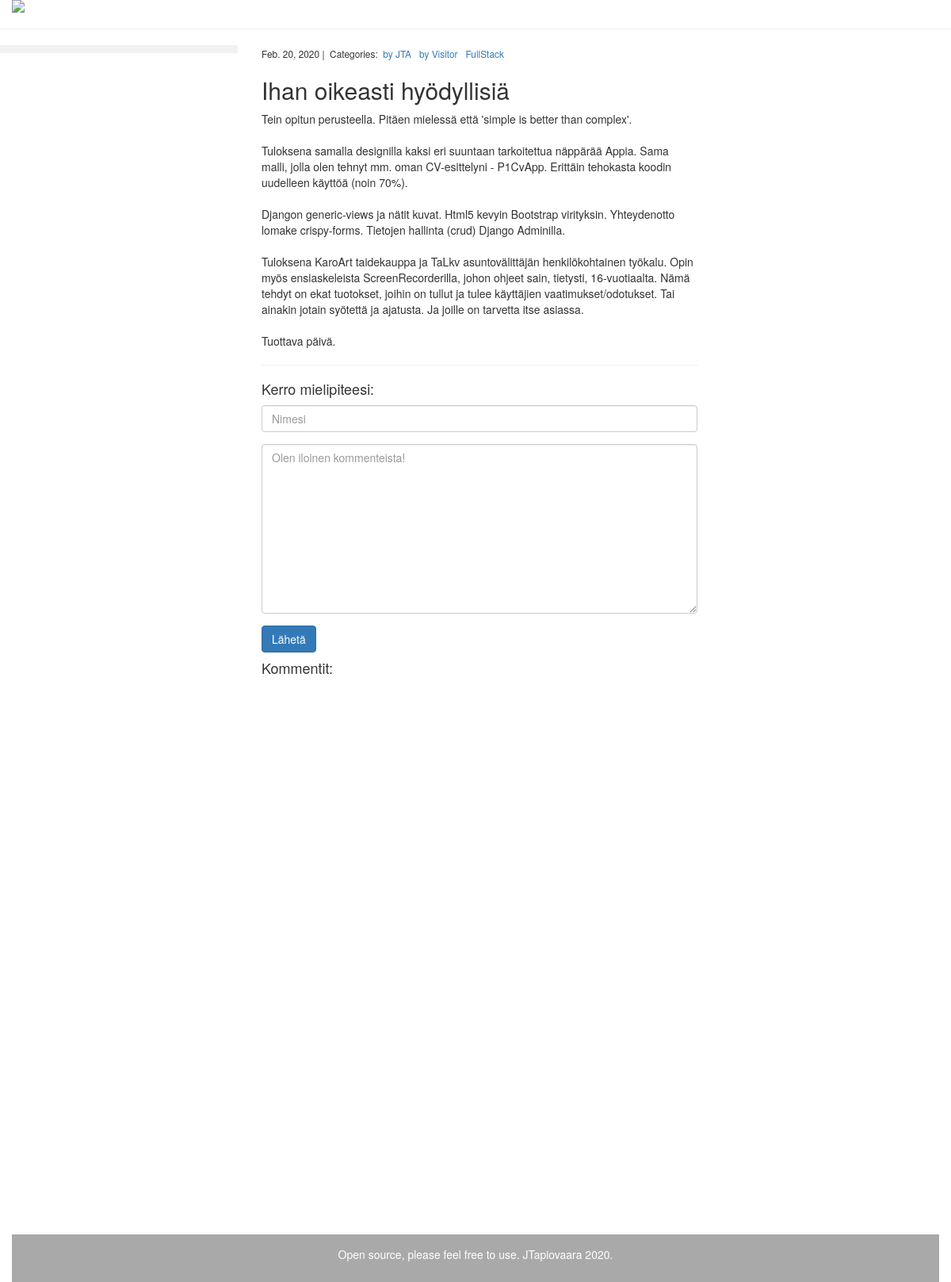
/ploki/29/, run on the app's committed database.
### ploki/models.py (models this page shows, shortened)
class Post(models.Model):
    title = models.CharField(max_length=255)
    body = models.TextField()
    created_on = models.DateTimeField(auto_now_add=True)
    last_modified = models.DateTimeField(auto_now=True)
    categories = models.ManyToManyField('Category', related_name='posts')
    class Meta:
        ordering = ('-created_on',)

class Category(models.Model):
    name = models.CharField(max_length=20)

### ploki/views.py (the view, shortened to what this page needs)
# urls.py: path('<int:pk>/', views.ploki_detail, name='ploki_detail'),
def ploki_detail(request, pk):
    template = 'ploki_detail.html'
    post = Post.objects.get(pk=pk)
    form = CommentForm()
    comments = Comment.objects.filter(post=post)
    context = {
        'post': post,
        'comments': comments,
        'form': form,
    }
    return render(request, template, context)

### ploki/forms.py
class CommentForm(forms.Form):
    author = forms.CharField(
        max_length=60,
        widget=forms.TextInput(
            attrs={
                "class": "form-control",
                "placeholder": "Nimesi"
            })
    )
    body = forms.CharField(
        widget=forms.Textarea(
            attrs={
                "class": "form-control",
                "placeholder": "Olen iloinen kommenteista!"
            })
    )

### ploki/templates/ploki_detail.html (shortened to what this page needs)
{% extends 'base.html' %}
{% block page_content %}
{% load bootstrap_themes %}
{% load static %}
    <div class ="container-fluid">
        <a href="{% url 'ploki:ploki_index' %}">
            <img src="{% static "images/osaamiset.gif" %}" class="img-responsive">
        </a>
    </div>
    <hr>
    <nav class="col-sm-3 sidenav">
    </nav>
<div class="container-fluid">
    <div class="row content">
        <div class="col-sm-9">
            <div class="col-md-8 offset-md-2">
                <div>
                    <small>
                        {{ post.created_on.date }} |&nbsp;
                        Categories:&nbsp;
                        {% for category in post.categories.all %}
                            <a href="{% url 'ploki:ploki_category' category.name %}">
                                {{ category.name }}
                            </a>&nbsp;
                        {% endfor %}
                    </small>
                    <h2>{{ post.title }}</h2>
                    <p>{{ post.body | linebreaksbr }}</p>
                    <hr>
                    <h4>Kerro mielipiteesi:</h4>
                    <div>
                        <form action="/ploki/{{ post.pk }}/" method="post">
                            <div class="form-group">
                                {{ form.author }}
                            </div>
                            <div class="form-group">
                                {{ form.body }}
                            </div>
                            <button type="submit" class="btn btn-primary">Lähetä</button>
                        </form>
                    </div>
                    <h4>Kommentit:</h4>
                </div>
            </div>
        </div>
    </div>
</div>
{% endblock %}

### ploki/templates/base.html (style rules this page uses)
.row.content { height: 1500px }
.sidenav { background-color: #f1f1f1; height: 100%; }

### data on the page
Post: created_on "Feb. 20, 2020", title "Ihan oikeasti hyödyllisiä", body "Tein opitun perusteella. Pitäen mielessä että 'simple is better than complex'. Tuloksena samalla designilla kaksi eri suuntaan tarkoitettua näppärää Appia. Sama malli, jolla olen tehnyt mm. oman CV-esittelyni - P1CvApp. Erittäin tehokasta koodin uudelleen käyttöä (noin 70%). Djangon generic-views ja nätit kuvat. Html5 kevyin Bootstrap virityksin. Yhteydenotto lomake crispy-forms. Tietojen hallinta (crud) Django Adminilla. Tuloksena KaroArt taidekauppa ja TaLkv asuntovälittäjän henkilökohtainen työkalu. Opin myös ensiaskeleista ScreenRecorderilla, johon ohjeet sain, tietysti, 16-vuotiaalta. Nämä tehdyt on ekat tuotokset, joihin on tullut ja tulee käyttäjien vaatimukset/odotukset. Tai ainakin…"
Category: name "by JTA"
Category: name "by Visitor"
Category: name "FullStack"
